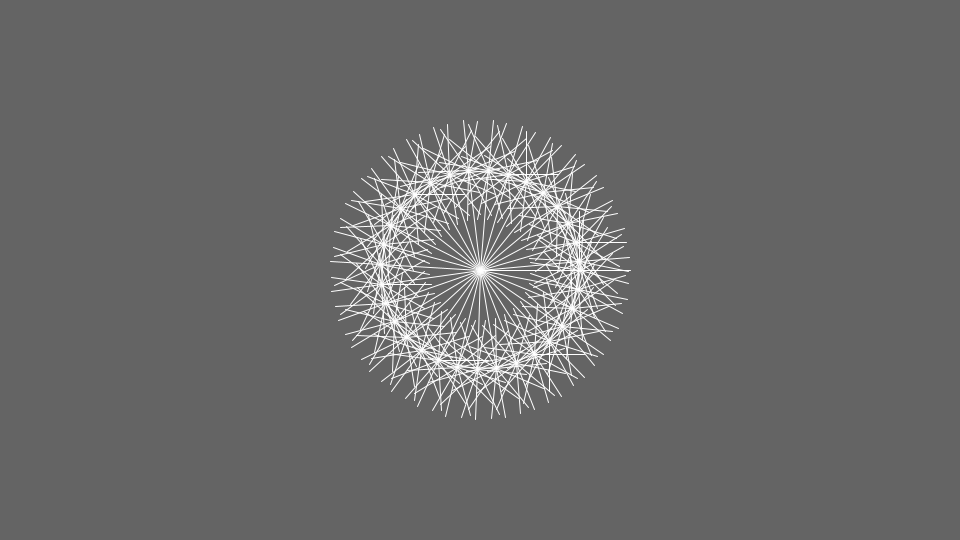
Frame 1 (no input)
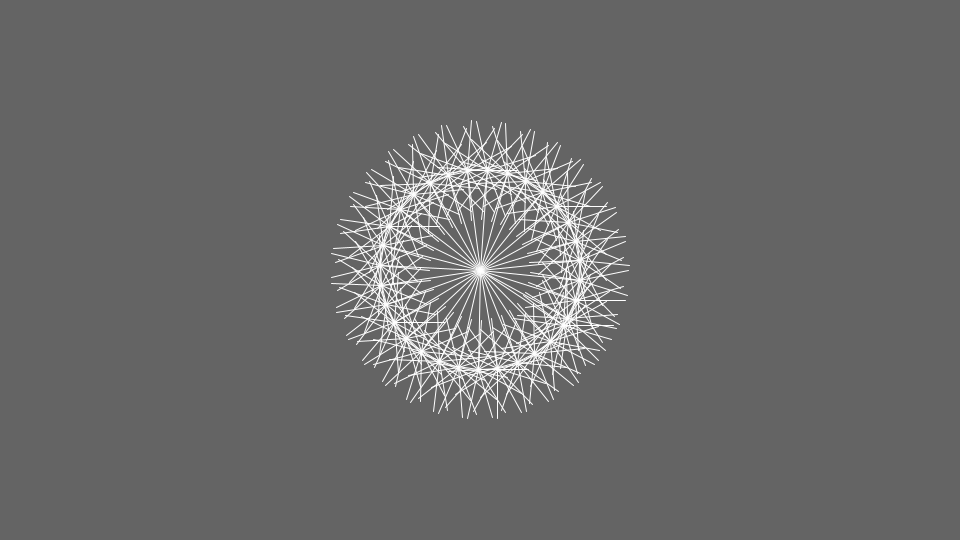
Frame 60 (the mouse pressed at the canvas centre just before this capture)
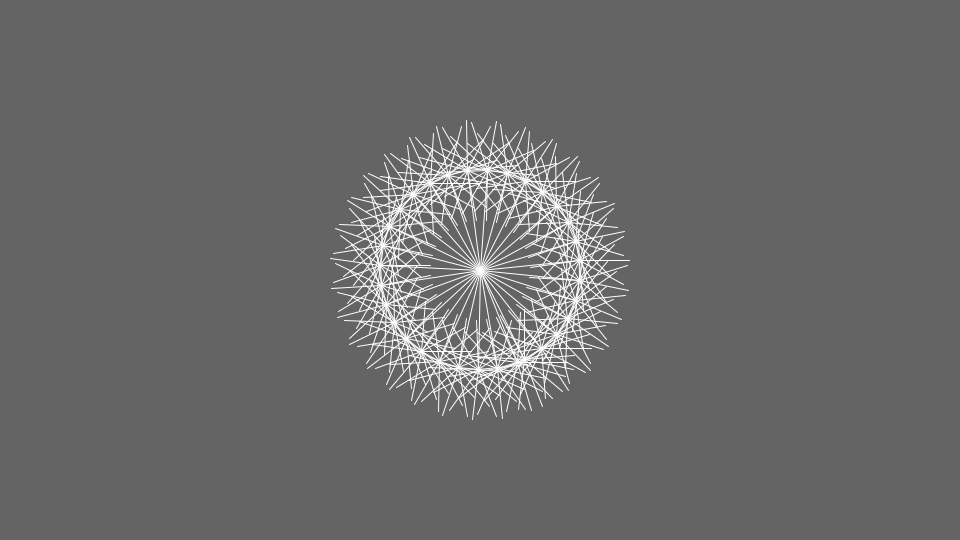
Frame 120 (the mouse held since frame 60 and released just before this capture)

The Processing sketch that drew these frames (run headless with seeded random() and noise(); from frame 60 on, the mouse is pressed at the canvas centre):

// Processing sketch: processing_100056
// ── processing_100056.pde

//Global angle for rotation
float theta=0;

void setup(){
  size(960,540);
  smooth();
}
void draw(){
  background(100);
  stroke(255);
  
  //Translate to center of windows
  translate(width/2,height/2);
  
  //Loop from 0 to 360 degrees (2*PI radians)
  for(float i=0; i<TWO_PI; i+=0.2) {
  //Push, rotate and draw a line!
  pushMatrix();
  rotate(theta+i);
  line(0,0,100,0);
  //Loop from o to 260 (2*PI radians)
  for (float j=0; j<TWO_PI; j+=0.5) {
    //Push, translate, rotate and draw a line!
    pushMatrix();
    translate(100,0);
    rotate(-theta-j);
    line(0,0,50,0);
    //We´re done with the outsie loop, pop!
    popMatrix();
  }
  //We´re done with the outside loop, pop!
  popMatrix();
  }
  endShape();
  
  //Increment theta
  theta+=0.01;
}
    
//Made by Arturo Ramos Sanchez
//You can edit this file without any problem
    
    
  
